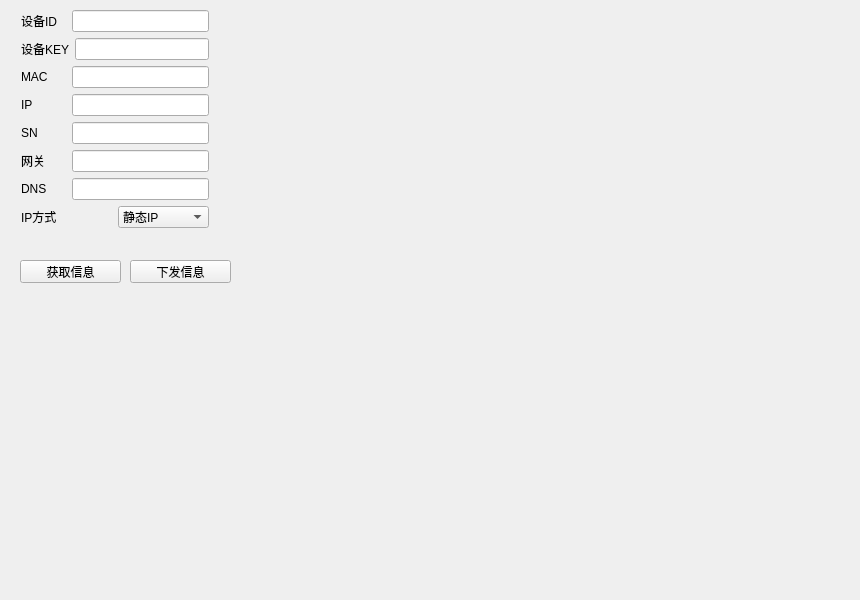
<?xml version="1.0" encoding="UTF-8"?>
<ui version="4.0">
 <class>AppSetNet</class>
 <widget class="QWidget" name="AppSetNet">
  <property name="geometry">
   <rect>
    <x>0</x>
    <y>0</y>
    <width>860</width>
    <height>600</height>
   </rect>
  </property>
  <property name="minimumSize">
   <size>
    <width>860</width>
    <height>600</height>
   </size>
  </property>
  <property name="windowTitle">
   <string>Form</string>
  </property>
  <widget class="QPushButton" name="get_info">
   <property name="geometry">
    <rect>
     <x>20</x>
     <y>260</y>
     <width>101</width>
     <height>23</height>
    </rect>
   </property>
   <property name="text">
    <string>获取信息</string>
   </property>
  </widget>
  <widget class="QPushButton" name="set_info">
   <property name="geometry">
    <rect>
     <x>130</x>
     <y>260</y>
     <width>101</width>
     <height>23</height>
    </rect>
   </property>
   <property name="text">
    <string>下发信息</string>
   </property>
  </widget>
  <widget class="QWidget" name="">
   <property name="geometry">
    <rect>
     <x>21</x>
     <y>10</y>
     <width>188</width>
     <height>220</height>
    </rect>
   </property>
   <layout class="QVBoxLayout" name="verticalLayout">
    <item>
     <layout class="QHBoxLayout" name="horizontalLayout">
      <item>
       <widget class="QLabel" name="label_7">
        <property name="minimumSize">
         <size>
          <width>45</width>
          <height>0</height>
         </size>
        </property>
        <property name="text">
         <string>设备ID</string>
        </property>
       </widget>
      </item>
      <item>
       <widget class="QLineEdit" name="dev_name">
        <property name="minimumSize">
         <size>
          <width>45</width>
          <height>0</height>
         </size>
        </property>
       </widget>
      </item>
     </layout>
    </item>
    <item>
     <layout class="QHBoxLayout" name="horizontalLayout_2">
      <item>
       <widget class="QLabel" name="label_8">
        <property name="minimumSize">
         <size>
          <width>45</width>
          <height>0</height>
         </size>
        </property>
        <property name="text">
         <string>设备KEY</string>
        </property>
       </widget>
      </item>
      <item>
       <widget class="QLineEdit" name="dev_key"/>
      </item>
     </layout>
    </item>
    <item>
     <layout class="QHBoxLayout" name="horizontalLayout_3">
      <item>
       <widget class="QLabel" name="label">
        <property name="minimumSize">
         <size>
          <width>45</width>
          <height>0</height>
         </size>
        </property>
        <property name="text">
         <string>MAC</string>
        </property>
       </widget>
      </item>
      <item>
       <widget class="QLineEdit" name="mac"/>
      </item>
     </layout>
    </item>
    <item>
     <layout class="QHBoxLayout" name="horizontalLayout_4">
      <item>
       <widget class="QLabel" name="label_2">
        <property name="minimumSize">
         <size>
          <width>45</width>
          <height>0</height>
         </size>
        </property>
        <property name="text">
         <string>IP</string>
        </property>
       </widget>
      </item>
      <item>
       <widget class="QLineEdit" name="ip"/>
      </item>
     </layout>
    </item>
    <item>
     <layout class="QHBoxLayout" name="horizontalLayout_5">
      <item>
       <widget class="QLabel" name="label_3">
        <property name="minimumSize">
         <size>
          <width>45</width>
          <height>0</height>
         </size>
        </property>
        <property name="text">
         <string>SN</string>
        </property>
       </widget>
      </item>
      <item>
       <widget class="QLineEdit" name="sn"/>
      </item>
     </layout>
    </item>
    <item>
     <layout class="QHBoxLayout" name="horizontalLayout_6">
      <item>
       <widget class="QLabel" name="label_4">
        <property name="minimumSize">
         <size>
          <width>45</width>
          <height>0</height>
         </size>
        </property>
        <property name="text">
         <string>网关</string>
        </property>
       </widget>
      </item>
      <item>
       <widget class="QLineEdit" name="gw"/>
      </item>
     </layout>
    </item>
    <item>
     <layout class="QHBoxLayout" name="horizontalLayout_7">
      <item>
       <widget class="QLabel" name="label_5">
        <property name="minimumSize">
         <size>
          <width>45</width>
          <height>0</height>
         </size>
        </property>
        <property name="text">
         <string>DNS</string>
        </property>
       </widget>
      </item>
      <item>
       <widget class="QLineEdit" name="dns"/>
      </item>
     </layout>
    </item>
    <item>
     <layout class="QHBoxLayout" name="horizontalLayout_8">
      <item>
       <widget class="QLabel" name="label_6">
        <property name="minimumSize">
         <size>
          <width>45</width>
          <height>0</height>
         </size>
        </property>
        <property name="text">
         <string>IP方式</string>
        </property>
       </widget>
      </item>
      <item>
       <widget class="QComboBox" name="ip_type">
        <item>
         <property name="text">
          <string>静态IP</string>
         </property>
        </item>
        <item>
         <property name="text">
          <string>动态IP</string>
         </property>
        </item>
       </widget>
      </item>
     </layout>
    </item>
   </layout>
  </widget>
 </widget>
 <resources/>
 <connections/>
</ui>
